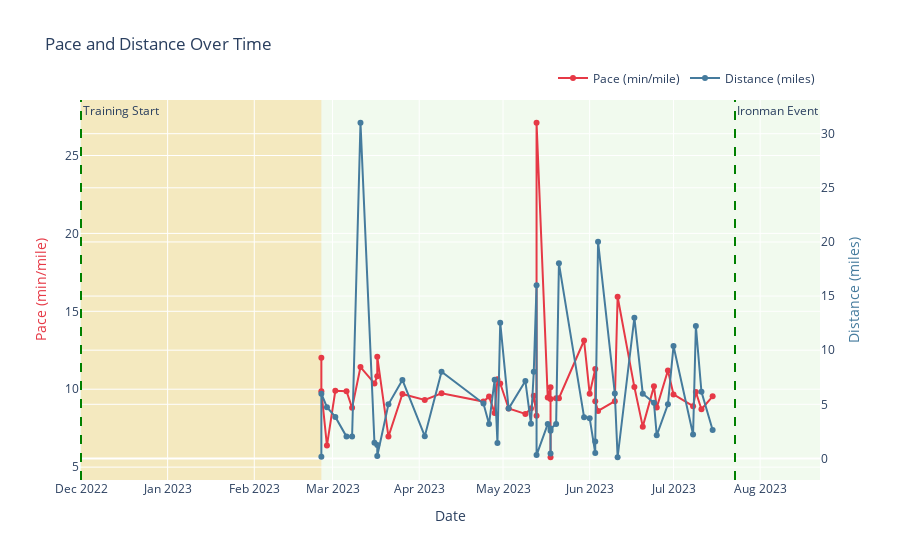
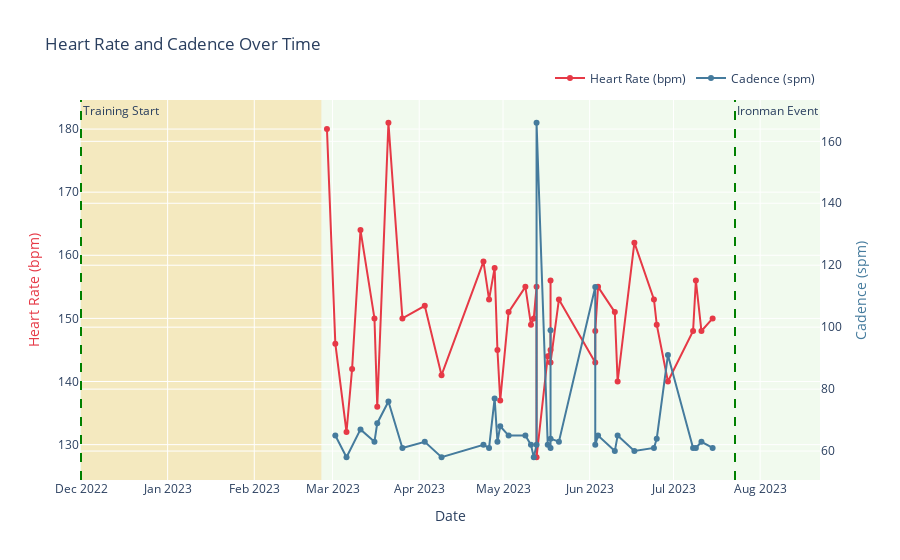

The code cell stored with these charts, in order, in its notebook:
### Markdown cell above
ting

### Code cell
import pandas as pd
import plotly.graph_objects as go
from plotly.subplots import make_subplots

# Load your workout data file (adjust this path as needed)
file_path = '/Users/ngirmay/Documents/GitHub/ironman_retrospective/IronMan_2023/training_peaks/workouts.csv'
df = pd.read_csv(file_path)

# Filter for Run workouts
run_df = df[df['WorkoutType'] == 'Run'].sort_values('WorkoutDay')

# Convert meters to miles and calculate pace
run_df['DistanceInMiles'] = run_df['DistanceInMeters'] / 1609.34
run_df['PaceMinPerMile'] = (run_df['TimeTotalInHours'] * 60) / run_df['DistanceInMiles']

# Convert 'WorkoutDay' to datetime
run_df['WorkoutDay'] = pd.to_datetime(run_df['WorkoutDay'])

import pandas as pd
import plotly.graph_objects as go
from plotly.subplots import make_subplots

# Load your workout data file (adjust this path as needed)
file_path = '/Users/ngirmay/Documents/GitHub/ironman_retrospective/IronMan_2023/training_peaks/workouts.csv'
df = pd.read_csv(file_path)

# Filter for Run workouts
run_df = df[df['WorkoutType'] == 'Run'].sort_values('WorkoutDay')

# Convert meters to miles and calculate pace
run_df['DistanceInMiles'] = run_df['DistanceInMeters'] / 1609.34
run_df['PaceMinPerMile'] = (run_df['TimeTotalInHours'] * 60) / run_df['DistanceInMiles']

# Convert 'WorkoutDay' to datetime
run_df['WorkoutDay'] = pd.to_datetime(run_df['WorkoutDay'])

# Define the highlight period
highlight_start_date = pd.to_datetime("2022-12-01")
highlight_end_date = pd.to_datetime("2023-02-25")
ironman_event_date = pd.to_datetime("2023-07-23")

# Convert dates to milliseconds for Plotly
highlight_start_ms = highlight_start_date.timestamp() * 1000
highlight_end_ms = highlight_end_date.timestamp() * 1000
ironman_event_ms = ironman_event_date.timestamp() * 1000

# --- Visualization 1: Pace and Distance Over Time ---
fig1 = go.Figure()

# Add Pace as a line plot (Primary Y-axis)
fig1.add_trace(go.Scatter(x=run_df['WorkoutDay'], y=run_df['PaceMinPerMile'],
                          mode='lines+markers', name='Pace (min/mile)', 
                          line=dict(color='#e63946'), yaxis='y1', connectgaps=True))

# Add Distance as a line plot (Secondary Y-axis)
fig1.add_trace(go.Scatter(x=run_df['WorkoutDay'], y=run_df['DistanceInMiles'],
                          mode='lines+markers', name='Distance (miles)', 
                          line=dict(color='#457b9d'), yaxis='y2', connectgaps=True))

# Add vertical lines to mark key events (Training Start, Ironman Event)
fig1.add_vline(x=highlight_start_ms, line_dash="dash", line_color="green", annotation_text="Training Start")
fig1.add_vline(x=ironman_event_ms, line_dash="dash", line_color="green", annotation_text="Ironman Event")

# Add a highlighted zone from December 2022 to February 25th, 2023
fig1.add_vrect(
    x0=highlight_start_ms, x1=highlight_end_ms,
    fillcolor="Orange", opacity=0.2, layer="below", line_width=0
)

# Update layout for dual y-axes and clarity
fig1.update_layout(
    title="Pace and Distance Over Time",
    xaxis=dict(title='Date'),
    yaxis=dict(title='Pace (min/mile)', titlefont=dict(color='#e63946')),
    yaxis2=dict(title='Distance (miles)', titlefont=dict(color='#457b9d'), overlaying='y', side='right'),
    plot_bgcolor='#f1faee',
    legend=dict(orientation="h", yanchor="bottom", y=1.02, xanchor="right", x=1)
)

# Show the first figure
fig1.show()

# --- Visualization 2: Heart Rate and Cadence Over Time ---
fig2 = go.Figure()

# Add Heart Rate as a line plot (Primary Y-axis)
fig2.add_trace(go.Scatter(x=run_df['WorkoutDay'], y=run_df['HeartRateAverage'],
                          mode='lines+markers', name='Heart Rate (bpm)', 
                          line=dict(color='#e63946'), yaxis='y1', connectgaps=True))

# Add Cadence as a line plot (Secondary Y-axis)
fig2.add_trace(go.Scatter(x=run_df['WorkoutDay'], y=run_df['CadenceAverage'],
                          mode='lines+markers', name='Cadence (spm)', 
                          line=dict(color='#457b9d'), yaxis='y2', connectgaps=True))

# Add vertical lines for Training Start and Ironman Event
fig2.add_vline(x=highlight_start_ms, line_dash="dash", line_color="green", annotation_text="Training Start")
fig2.add_vline(x=ironman_event_ms, line_dash="dash", line_color="green", annotation_text="Ironman Event")

# Add highlighted zone (same as in the first plot)
fig2.add_vrect(
    x0=highlight_start_ms, x1=highlight_end_ms,
    fillcolor="Orange", opacity=0.2, layer="below", line_width=0
)

# Update layout for dual y-axes and clarity
fig2.update_layout(
    title="Heart Rate and Cadence Over Time",
    xaxis=dict(title='Date'),
    yaxis=dict(title='Heart Rate (bpm)', titlefont=dict(color='#e63946')),
    yaxis2=dict(title='Cadence (spm)', titlefont=dict(color='#457b9d'), overlaying='y', side='right'),
    plot_bgcolor='#f1faee',
    legend=dict(orientation="h", yanchor="bottom", y=1.02, xanchor="right", x=1)
)

# Show the second figure
fig2.show()

# Summary statistics
print(f"Total number of runs: {len(run_df)}")
print(f"Total distance run: {run_df['DistanceInMiles'].sum():.2f} miles")
print(f"Average pace: {run_df['PaceMinPerMile'].mean():.2f} min/mile")
print(f"Average heart rate: {run_df['HeartRateAverage'].mean():.2f} bpm")
print(f"Average cadence: {run_df['CadenceAverage'].mean():.2f} spm")

# Calculate improvements
first_month = run_df.head(30)
last_month = run_df.tail(30)

pace_improvement = (first_month['PaceMinPerMile'].mean() - last_month['PaceMinPerMile'].mean()) / first_month['PaceMinPerMile'].mean() * 100
distance_improvement = (last_month['DistanceInMiles'].mean() - first_month['DistanceInMiles'].mean()) / first_month['DistanceInMiles'].mean() * 100
hr_improvement = (first_month['HeartRateAverage'].mean() - last_month['HeartRateAverage'].mean()) / first_month['HeartRateAverage'].mean() * 100
cadence_improvement = (last_month['CadenceAverage'].mean() - first_month['CadenceAverage'].mean()) / first_month['CadenceAverage'].mean() * 100

print(f"\nImprovements (comparing first and last 30 days):")
print(f"Pace improvement: {pace_improvement:.2f}%")
print(f"Average distance per run improvement: {distance_improvement:.2f}%")
print(f"Heart rate improvement: {hr_improvement:.2f}%")
print(f"Cadence improvement: {cadence_improvement:.2f}%")

### Figure 1 — Plotly figure (JSON) as saved in the notebook; plotly's stock layout.template omitted (floating-point values rounded to 4 significant figures)
{"data": [{"connectgaps": true, "line": {"color": "#e63946"}, "mode": "lines+markers", "name": "Pace (min/mile)", "type": "scatter", "x": ["2023-02-25T00:00:00", "2023-02-25T00:00:00", "2023-02-27T00:00:00", "2023-02-27T00:00:00", "2023-03-02T00:00:00", "2023-03-04T00:00:00", "2023-03-06T00:00:00", "2023-03-08T00:00:00", "2023-03-10T00:00:00", "2023-03-11T00:00:00", "2023-03-16T00:00:00", "2023-03-17T00:00:00", "2023-03-17T00:00:00", "2023-03-19T00:00:00", "2023-03-21T00:00:00", "2023-03-23T00:00:00", "2023-03-26T00:00:00", "2023-03-28T00:00:00", "2023-03-30T00:00:00", "2023-03-31T00:00:00", "2023-04-02T00:00:00", "2023-04-03T00:00:00", "2023-04-04T00:00:00", "2023-04-07T00:00:00", "2023-04-09T00:00:00", "2023-04-13T00:00:00", "2023-04-15T00:00:00", "2023-04-16T00:00:00", "2023-04-17T00:00:00", "2023-04-19T00:00:00", "2023-04-20T00:00:00", "2023-04-22T00:00:00", "2023-04-24T00:00:00", "2023-04-26T00:00:00", "2023-04-28T00:00:00", "2023-04-29T00:00:00", "2023-04-30T00:00:00", "2023-05-03T00:00:00", "2023-05-07T00:00:00", "2023-05-09T00:00:00", "2023-05-11T00:00:00", "2023-05-12T00:00:00", "2023-05-13T00:00:00", "2023-05-13T00:00:00", "2023-05-14T00:00:00", "2023-05-17T00:00:00", "2023-05-18T00:00:00", "2023-05-18T00:00:00", "2023-05-18T00:00:00", "2023-05-20T00:00:00", "2023-05-21T00:00:00", "2023-05-23T00:00:00", "2023-05-25T00:00:00", "2023-05-27T00:00:00", "2023-05-28T00:00:00", "2023-05-30T00:00:00", "2023-06-01T00:00:00", "2023-06-03T00:00:00", "2023-06-03T00:00:00", "2023-06-04T00:00:00", "2023-06-07T00:00:00", "2023-06-08T00:00:00", "2023-06-10T00:00:00", "2023-06-11T00:00:00", "2023-06-14T00:00:00", "2023-06-16T00:00:00", "2023-06-17T00:00:00", "2023-06-18T00:00:00", "2023-06-20T00:00:00", "2023-06-23T00:00:00", "2023-06-24T00:00:00", "2023-06-25T00:00:00", "2023-06-28T00:00:00", "2023-06-29T00:00:00", "2023-07-01T00:00:00", "2023-07-02T00:00:00", "2023-07-04T00:00:00", "2023-07-08T00:00:00", "2023-07-09T00:00:00", "2023-07-11T00:00:00", "2023-07-12T00:00:00", "2023-07-14T00:00:00", "2023-07-15T00:00:00", "2023-07-16T00:00:00", "2023-07-17T00:00:00", "2023-07-20T00:00:00", "2023-07-22T00:00:00", "2023-07-23T00:00:00"], "y": [12.02, 9.876, null, 6.383, 9.896, null, 9.877, 8.804, null, 11.42, 10.37, 10.83, 12.09, null, 6.96, null, 9.696, null, null, null, null, 9.314, null, null, 9.741, null, null, null, null, null, null, null, 9.206, 9.527, 8.479, 10.63, 10.37, 8.765, null, 8.413, 8.767, 9.587, 8.292, 27.1, null, 9.472, 10.13, 5.633, 9.37, 9.42, 9.419, null, null, null, null, 13.13, 9.706, 11.3, 9.23, 8.606, null, null, 9.232, 15.93, null, null, 10.14, null, 7.599, null, 10.18, 8.819, null, 11.2, 9.664, null, null, 8.914, 9.815, 8.713, null, null, 9.541, null, null, null, null, null], "yaxis": "y"}, {"connectgaps": true, "line": {"color": "#457b9d"}, "mode": "lines+markers", "name": "Distance (miles)", "type": "scatter", "x": ["2023-02-25T00:00:00", "2023-02-25T00:00:00", "2023-02-27T00:00:00", "2023-02-27T00:00:00", "2023-03-02T00:00:00", "2023-03-04T00:00:00", "2023-03-06T00:00:00", "2023-03-08T00:00:00", "2023-03-10T00:00:00", "2023-03-11T00:00:00", "2023-03-16T00:00:00", "2023-03-17T00:00:00", "2023-03-17T00:00:00", "2023-03-19T00:00:00", "2023-03-21T00:00:00", "2023-03-23T00:00:00", "2023-03-26T00:00:00", "2023-03-28T00:00:00", "2023-03-30T00:00:00", "2023-03-31T00:00:00", "2023-04-02T00:00:00", "2023-04-03T00:00:00", "2023-04-04T00:00:00", "2023-04-07T00:00:00", "2023-04-09T00:00:00", "2023-04-13T00:00:00", "2023-04-15T00:00:00", "2023-04-16T00:00:00", "2023-04-17T00:00:00", "2023-04-19T00:00:00", "2023-04-20T00:00:00", "2023-04-22T00:00:00", "2023-04-24T00:00:00", "2023-04-26T00:00:00", "2023-04-28T00:00:00", "2023-04-29T00:00:00", "2023-04-30T00:00:00", "2023-05-03T00:00:00", "2023-05-07T00:00:00", "2023-05-09T00:00:00", "2023-05-11T00:00:00", "2023-05-12T00:00:00", "2023-05-13T00:00:00", "2023-05-13T00:00:00", "2023-05-14T00:00:00", "2023-05-17T00:00:00", "2023-05-18T00:00:00", "2023-05-18T00:00:00", "2023-05-18T00:00:00", "2023-05-20T00:00:00", "2023-05-21T00:00:00", "2023-05-23T00:00:00", "2023-05-25T00:00:00", "2023-05-27T00:00:00", "2023-05-28T00:00:00", "2023-05-30T00:00:00", "2023-06-01T00:00:00", "2023-06-03T00:00:00", "2023-06-03T00:00:00", "2023-06-04T00:00:00", "2023-06-07T00:00:00", "2023-06-08T00:00:00", "2023-06-10T00:00:00", "2023-06-11T00:00:00", "2023-06-14T00:00:00", "2023-06-16T00:00:00", "2023-06-17T00:00:00", "2023-06-18T00:00:00", "2023-06-20T00:00:00", "2023-06-23T00:00:00", "2023-06-24T00:00:00", "2023-06-25T00:00:00", "2023-06-28T00:00:00", "2023-06-29T00:00:00", "2023-07-01T00:00:00", "2023-07-02T00:00:00", "2023-07-04T00:00:00", "2023-07-08T00:00:00", "2023-07-09T00:00:00", "2023-07-11T00:00:00", "2023-07-12T00:00:00", "2023-07-14T00:00:00", "2023-07-15T00:00:00", "2023-07-16T00:00:00", "2023-07-17T00:00:00", "2023-07-20T00:00:00", "2023-07-22T00:00:00", "2023-07-23T00:00:00"], "y": [0.15, 5.975, null, 4.732, 3.838, null, 2.016, 2.035, null, 31.01, 1.456, 1.247, 0.2186, null, 4.998, null, 7.249, null, null, null, null, 2.055, null, null, 8.004, null, null, null, null, null, null, null, 5.076, 3.177, 7.278, 1.432, 12.54, 4.602, null, 7.148, 3.2, 8.014, 16.01, 0.3068, null, 3.173, 2.559, 0.4652, 2.755, 3.187, 18.02, null, null, null, null, 3.81, 3.72, 0.491, 1.568, 20.02, null, null, 6.004, 0.1089, null, null, 13.01, null, 5.981, null, 5.138, 2.132, null, 5.007, 10.38, null, null, 2.203, 12.23, 6.154, null, null, 2.627, null, null, null, null, null], "yaxis": "y2"}], "layout": {"annotations": [{"showarrow": false, "text": "Training Start", "x": 1669852800000, "xanchor": "left", "xref": "x", "y": 1, "yanchor": "top", "yref": "y domain"}, {"showarrow": false, "text": "Ironman Event", "x": 1690070400000, "xanchor": "left", "xref": "x", "y": 1, "yanchor": "top", "yref": "y domain"}], "legend": {"orientation": "h", "x": 1, "xanchor": "right", "y": 1.02, "yanchor": "bottom"}, "plot_bgcolor": "#f1faee", "shapes": [{"line": {"color": "green", "dash": "dash"}, "type": "line", "x0": 1669852800000, "x1": 1669852800000, "xref": "x", "y0": 0, "y1": 1, "yref": "y domain"}, {"line": {"color": "green", "dash": "dash"}, "type": "line", "x0": 1690070400000, "x1": 1690070400000, "xref": "x", "y0": 0, "y1": 1, "yref": "y domain"}, {"fillcolor": "Orange", "layer": "below", "line": {"width": 0}, "opacity": 0.2, "type": "rect", "x0": 1669852800000, "x1": 1677283200000, "xref": "x", "y0": 0, "y1": 1, "yref": "y domain"}], "title": {"text": "Pace and Distance Over Time"}, "xaxis": {"title": {"text": "Date"}}, "yaxis": {"title": {"font": {"color": "#e63946"}, "text": "Pace (min/mile)"}}, "yaxis2": {"overlaying": "y", "side": "right", "title": {"font": {"color": "#457b9d"}, "text": "Distance (miles)"}}}}

### Figure 2 — Plotly figure (JSON) as saved in the notebook; plotly's stock layout.template omitted (floating-point values rounded to 4 significant figures)
{"data": [{"connectgaps": true, "line": {"color": "#e63946"}, "mode": "lines+markers", "name": "Heart Rate (bpm)", "type": "scatter", "x": ["2023-02-25T00:00:00", "2023-02-25T00:00:00", "2023-02-27T00:00:00", "2023-02-27T00:00:00", "2023-03-02T00:00:00", "2023-03-04T00:00:00", "2023-03-06T00:00:00", "2023-03-08T00:00:00", "2023-03-10T00:00:00", "2023-03-11T00:00:00", "2023-03-16T00:00:00", "2023-03-17T00:00:00", "2023-03-17T00:00:00", "2023-03-19T00:00:00", "2023-03-21T00:00:00", "2023-03-23T00:00:00", "2023-03-26T00:00:00", "2023-03-28T00:00:00", "2023-03-30T00:00:00", "2023-03-31T00:00:00", "2023-04-02T00:00:00", "2023-04-03T00:00:00", "2023-04-04T00:00:00", "2023-04-07T00:00:00", "2023-04-09T00:00:00", "2023-04-13T00:00:00", "2023-04-15T00:00:00", "2023-04-16T00:00:00", "2023-04-17T00:00:00", "2023-04-19T00:00:00", "2023-04-20T00:00:00", "2023-04-22T00:00:00", "2023-04-24T00:00:00", "2023-04-26T00:00:00", "2023-04-28T00:00:00", "2023-04-29T00:00:00", "2023-04-30T00:00:00", "2023-05-03T00:00:00", "2023-05-07T00:00:00", "2023-05-09T00:00:00", "2023-05-11T00:00:00", "2023-05-12T00:00:00", "2023-05-13T00:00:00", "2023-05-13T00:00:00", "2023-05-14T00:00:00", "2023-05-17T00:00:00", "2023-05-18T00:00:00", "2023-05-18T00:00:00", "2023-05-18T00:00:00", "2023-05-20T00:00:00", "2023-05-21T00:00:00", "2023-05-23T00:00:00", "2023-05-25T00:00:00", "2023-05-27T00:00:00", "2023-05-28T00:00:00", "2023-05-30T00:00:00", "2023-06-01T00:00:00", "2023-06-03T00:00:00", "2023-06-03T00:00:00", "2023-06-04T00:00:00", "2023-06-07T00:00:00", "2023-06-08T00:00:00", "2023-06-10T00:00:00", "2023-06-11T00:00:00", "2023-06-14T00:00:00", "2023-06-16T00:00:00", "2023-06-17T00:00:00", "2023-06-18T00:00:00", "2023-06-20T00:00:00", "2023-06-23T00:00:00", "2023-06-24T00:00:00", "2023-06-25T00:00:00", "2023-06-28T00:00:00", "2023-06-29T00:00:00", "2023-07-01T00:00:00", "2023-07-02T00:00:00", "2023-07-04T00:00:00", "2023-07-08T00:00:00", "2023-07-09T00:00:00", "2023-07-11T00:00:00", "2023-07-12T00:00:00", "2023-07-14T00:00:00", "2023-07-15T00:00:00", "2023-07-16T00:00:00", "2023-07-17T00:00:00", "2023-07-20T00:00:00", "2023-07-22T00:00:00", "2023-07-23T00:00:00"], "y": [null, null, null, 180, 146, null, 132, 142, null, 164, 150, 136, null, null, 181, null, 150, null, null, null, null, 152, null, null, 141, null, null, null, null, null, null, null, 159, 153, 158, 145, 137, 151, null, 155, 149, 150, 155, 128, null, 144, 145, 156, 143, null, 153, null, null, null, null, null, null, 143, 148, 155, null, null, 151, 140, null, null, 162, null, null, null, 153, 149, null, 140, null, null, null, 148, 156, 148, null, null, 150, null, null, null, null, null], "yaxis": "y"}, {"connectgaps": true, "line": {"color": "#457b9d"}, "mode": "lines+markers", "name": "Cadence (spm)", "type": "scatter", "x": ["2023-02-25T00:00:00", "2023-02-25T00:00:00", "2023-02-27T00:00:00", "2023-02-27T00:00:00", "2023-03-02T00:00:00", "2023-03-04T00:00:00", "2023-03-06T00:00:00", "2023-03-08T00:00:00", "2023-03-10T00:00:00", "2023-03-11T00:00:00", "2023-03-16T00:00:00", "2023-03-17T00:00:00", "2023-03-17T00:00:00", "2023-03-19T00:00:00", "2023-03-21T00:00:00", "2023-03-23T00:00:00", "2023-03-26T00:00:00", "2023-03-28T00:00:00", "2023-03-30T00:00:00", "2023-03-31T00:00:00", "2023-04-02T00:00:00", "2023-04-03T00:00:00", "2023-04-04T00:00:00", "2023-04-07T00:00:00", "2023-04-09T00:00:00", "2023-04-13T00:00:00", "2023-04-15T00:00:00", "2023-04-16T00:00:00", "2023-04-17T00:00:00", "2023-04-19T00:00:00", "2023-04-20T00:00:00", "2023-04-22T00:00:00", "2023-04-24T00:00:00", "2023-04-26T00:00:00", "2023-04-28T00:00:00", "2023-04-29T00:00:00", "2023-04-30T00:00:00", "2023-05-03T00:00:00", "2023-05-07T00:00:00", "2023-05-09T00:00:00", "2023-05-11T00:00:00", "2023-05-12T00:00:00", "2023-05-13T00:00:00", "2023-05-13T00:00:00", "2023-05-14T00:00:00", "2023-05-17T00:00:00", "2023-05-18T00:00:00", "2023-05-18T00:00:00", "2023-05-18T00:00:00", "2023-05-20T00:00:00", "2023-05-21T00:00:00", "2023-05-23T00:00:00", "2023-05-25T00:00:00", "2023-05-27T00:00:00", "2023-05-28T00:00:00", "2023-05-30T00:00:00", "2023-06-01T00:00:00", "2023-06-03T00:00:00", "2023-06-03T00:00:00", "2023-06-04T00:00:00", "2023-06-07T00:00:00", "2023-06-08T00:00:00", "2023-06-10T00:00:00", "2023-06-11T00:00:00", "2023-06-14T00:00:00", "2023-06-16T00:00:00", "2023-06-17T00:00:00", "2023-06-18T00:00:00", "2023-06-20T00:00:00", "2023-06-23T00:00:00", "2023-06-24T00:00:00", "2023-06-25T00:00:00", "2023-06-28T00:00:00", "2023-06-29T00:00:00", "2023-07-01T00:00:00", "2023-07-02T00:00:00", "2023-07-04T00:00:00", "2023-07-08T00:00:00", "2023-07-09T00:00:00", "2023-07-11T00:00:00", "2023-07-12T00:00:00", "2023-07-14T00:00:00", "2023-07-15T00:00:00", "2023-07-16T00:00:00", "2023-07-17T00:00:00", "2023-07-20T00:00:00", "2023-07-22T00:00:00", "2023-07-23T00:00:00"], "y": [null, null, null, null, 65, null, 58, null, null, 67, 63, 69, null, null, 76, null, 61, null, null, null, null, 63, null, null, 58, null, null, null, null, null, null, null, 62, 61, 77, 63, 68, 65, null, 65, 62, 58, 62, 166, null, 62, 61, 99, 64, null, 63, null, null, null, null, null, null, 113, 62, 65, null, null, 60, 65, null, null, 60, null, null, null, 61, 64, null, 91, null, null, null, 61, 61, 63, null, null, 61, null, null, null, null, null], "yaxis": "y2"}], "layout": {"annotations": [{"showarrow": false, "text": "Training Start", "x": 1669852800000, "xanchor": "left", "xref": "x", "y": 1, "yanchor": "top", "yref": "y domain"}, {"showarrow": false, "text": "Ironman Event", "x": 1690070400000, "xanchor": "left", "xref": "x", "y": 1, "yanchor": "top", "yref": "y domain"}], "legend": {"orientation": "h", "x": 1, "xanchor": "right", "y": 1.02, "yanchor": "bottom"}, "plot_bgcolor": "#f1faee", "shapes": [{"line": {"color": "green", "dash": "dash"}, "type": "line", "x0": 1669852800000, "x1": 1669852800000, "xref": "x", "y0": 0, "y1": 1, "yref": "y domain"}, {"line": {"color": "green", "dash": "dash"}, "type": "line", "x0": 1690070400000, "x1": 1690070400000, "xref": "x", "y0": 0, "y1": 1, "yref": "y domain"}, {"fillcolor": "Orange", "layer": "below", "line": {"width": 0}, "opacity": 0.2, "type": "rect", "x0": 1669852800000, "x1": 1677283200000, "xref": "x", "y0": 0, "y1": 1, "yref": "y domain"}], "title": {"text": "Heart Rate and Cadence Over Time"}, "xaxis": {"title": {"text": "Date"}}, "yaxis": {"title": {"font": {"color": "#e63946"}, "text": "Heart Rate (bpm)"}}, "yaxis2": {"overlaying": "y", "side": "right", "title": {"font": {"color": "#457b9d"}, "text": "Cadence (spm)"}}}}
